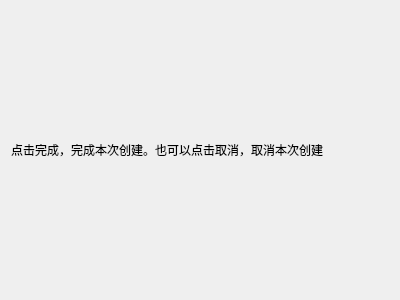
<?xml version="1.0" encoding="UTF-8"?>
<ui version="4.0">
 <class>ConfirmPage</class>
 <widget class="QWizardPage" name="ConfirmPage">
  <property name="geometry">
   <rect>
    <x>0</x>
    <y>0</y>
    <width>400</width>
    <height>300</height>
   </rect>
  </property>
  <property name="windowTitle">
   <string>WizardPage</string>
  </property>
  <layout class="QGridLayout" name="gridLayout_2">
   <item row="0" column="0">
    <layout class="QGridLayout" name="gridLayout">
     <item row="0" column="0">
      <widget class="QLabel" name="label">
       <property name="text">
        <string>点击完成，完成本次创建。也可以点击取消，取消本次创建</string>
       </property>
      </widget>
     </item>
    </layout>
   </item>
  </layout>
 </widget>
 <resources/>
 <connections/>
</ui>
